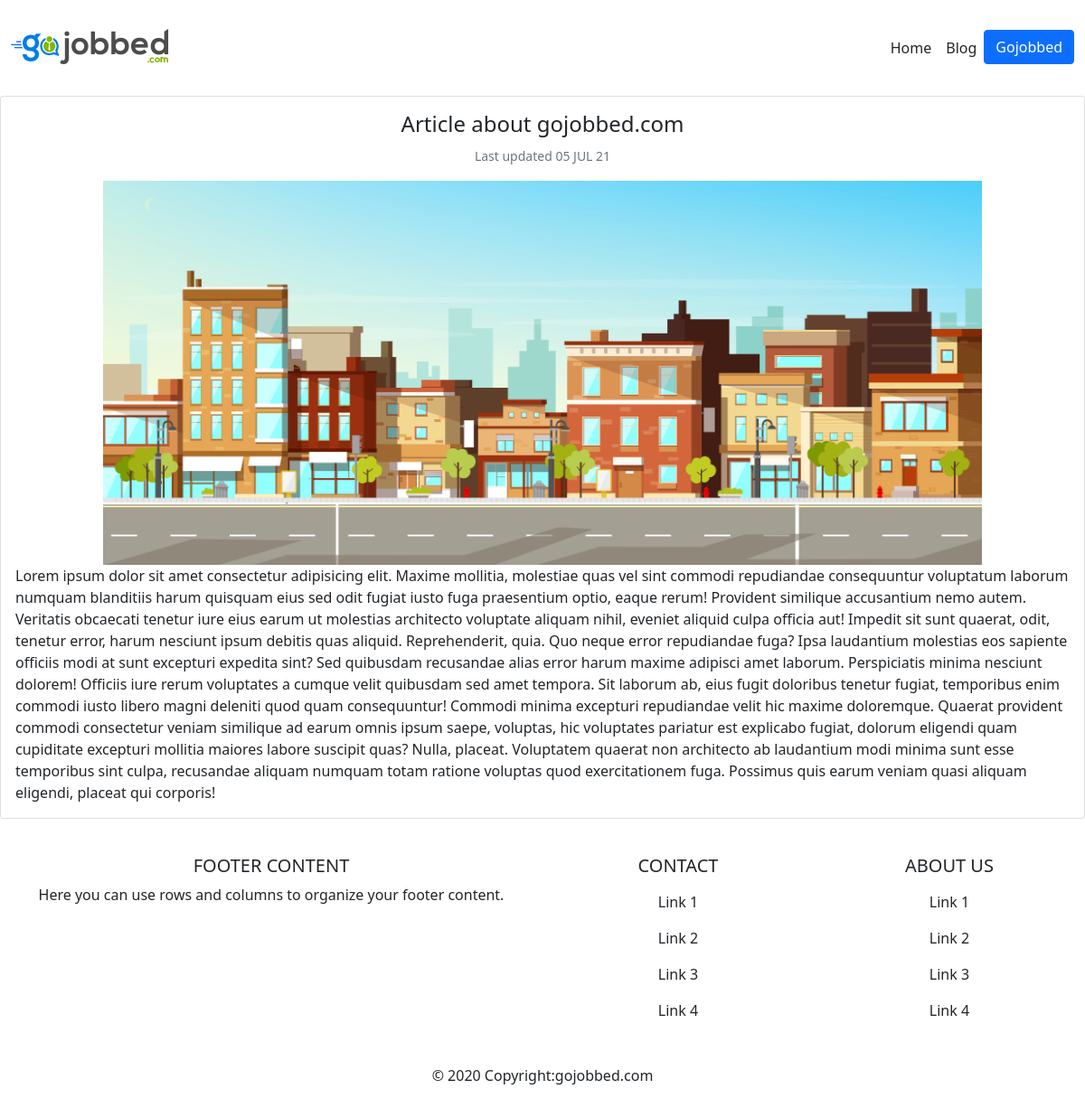
Page /blog/1/ on the committed database.
### blogspot/models.py (models this page shows, shortened)
class all_blog(models.Model):
 title = models.CharField(max_length=200)
 description = models.TextField()
 date_published = models.DateField()
 image = models.ImageField(blank=True,upload_to='portfolio/images/')

### blogspot/views.py (the view)
# urls.py: path('<int:blog_id>/',views.details,name='detail')
def details(request,blog_id):
    blog=get_object_or_404(all_blog,pk=blog_id)
    return render(request,'blogspot/detail.html',{'blog':blog},)

### blogspot/templates/blogspot/detail.html
{% extends "portfolio/theme.html" %}
{% block body %}
<div class="card mb-3" >
    <div class="row g-0">
      <div class="col">
        <div class="card-body">
          <h4 class="card-title text-center">{{blog.title}}</h4>
          <p class="card-text text-center"><small class="text-muted"> Last updated {{ blog.date_published|date:'d M y' |upper}} </small></p>
          <div class=" container col-10"><img src="{{ blog.image.url}}" width="100%"height="100%" alt="new project"/></div>
          <p class="card-text">{{blog.description|safe}}</p>
        </div>
      </div>
    </div>
</div>
{% endblock %}

### portfolio/static/portfolio/custom.css (style rules this page uses)
body { font-family: 'Muli', serif; font-size: 28px; }

### rows in the picture
all_blog: title "Article about gojobbed.com", date_published "05 JUL 21", image (picture), description "Lorem ipsum dolor sit amet consectetur adipisicing elit. Maxime mollitia, molestiae quas vel sint commodi repudiandae consequuntur voluptatum laborum numquam blanditiis harum quisquam eius sed odit fugiat iusto fuga praesentium optio, eaque rerum! Provident similique accusantium nemo autem. Veritatis obcaecati tenetur iure eius earum ut molestias architecto voluptate aliquam nihil, eveniet aliquid culpa officia aut! Impedit sit sunt quaerat, odit, tenetur error, harum nesciunt ipsum debitis quas aliquid. Reprehenderit, quia. Quo neque error repudiandae fuga? Ipsa laudantium molestias eos sapiente officiis modi at sunt excepturi expedita sint? Sed quibusdam recusandae alias error harum…"
